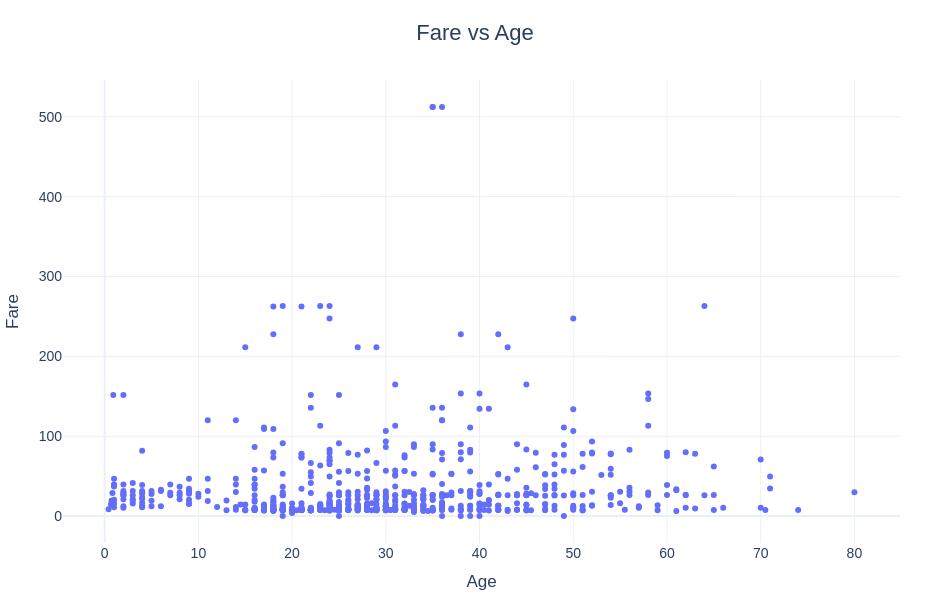

This figure's notebook cell:
### Code cell
viz.scatter_plot("Age", "Fare").show()

### Figure 1 — Plotly figure (JSON) as saved in the notebook; plotly's stock layout.template omitted (floating-point values rounded to 4 significant figures; data arrays with more than 128 entries replaced by an {"elided": "..."} marker saying what was removed)
{"data": [{"hovertemplate": "Age=%{x}<br>Fare=%{y}<extra></extra>", "legendgroup": "", "marker": {"color": "#636efa", "symbol": "circle"}, "mode": "markers", "name": "", "orientation": "v", "showlegend": false, "type": "scatter", "x": {"elided": "891 float values"}, "xaxis": "x", "y": {"elided": "891 float values"}, "yaxis": "y"}], "layout": {"font": {"family": "Arial", "size": 14}, "height": 600, "legend": {"title": {"text": ""}, "tracegroupgap": 0}, "margin": {"b": 50, "l": 50, "r": 50, "t": 80}, "title": {"font": {"size": 22}, "text": "Fare vs Age", "x": 0.5, "xanchor": "center"}, "width": 950, "xaxis": {"anchor": "y", "domain": [0, 1], "title": {"text": "Age"}}, "yaxis": {"anchor": "x", "domain": [0, 1], "title": {"text": "Fare"}}}}
